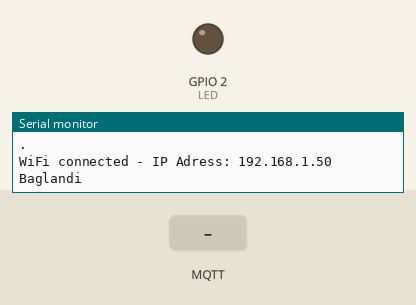
Bench run of a program on a simulated ESP8266 (NodeMCU). On the bench: output pins drawn as LEDs (lit = HIGH), the last lines printed to the serial monitor. The test bench sets the inputs (shaded band). WiFi joins after 1.5 s; servers stay silent unless stated; no MQTT or app messages arrive unless stated.

Above: at 2.7 s.
2.8 s: MQTT message "1" arrives on the first subscribed topic
At 3.8 s:
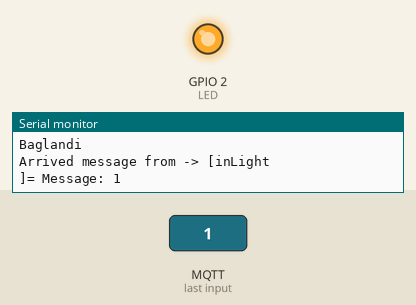
4.3 s: MQTT message "0" arrives on the first subscribed topic
At 5.0 s:
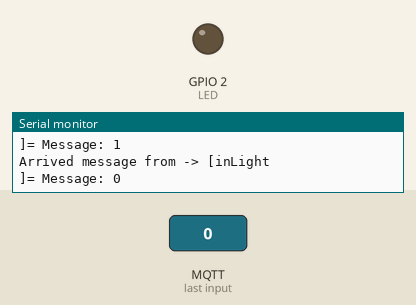
Timing chart, 0 to 7.3 s (numbered marks = the images above; inputs shaded):
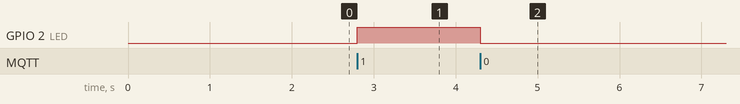

Measured:
- after the input at 2.8 s, GPIO 2 (LED): LOW → HIGH at once
- after the input at 4.3 s, GPIO 2 (LED): HIGH → LOW at once

The program:

main.cpp
```cpp
/*
MQTT protokolü ile remote sekilde LED kontrolu.
ESP32 ve ESP8266 gibi WiFi'a baglanabilen mikrokontrolculer ve
MQTT'nin asenkron olmasi ve dusuk kaynak tuketimi birlesince IoT evreninde basarili isler cikiyor.
Senaryolar eklenebilir. MQTT Broker burada mesaj yayinlama merkezimiz ama bunu HomeAssistant'a aktararak
bir nevi lambayi telefonla bilgisayarla kapatiyor gibi dusunebiliriz.

Bu projede ESP8266 modulu ve PubsubClient kutuphanesini kullaniyorum.
LED'i herhangi bir GPIO baglayabilirsiniz.
*/

#include <Arduino.h>
#include <ESP8266WiFi.h>
#include <PubSubClient.h>//Bu kutuphaneyi kullanarak ESP8266'da MQTT protokolunu kullanabiliyoruz.
// Asagidaki verileri kendi bilgilerimize göre dolduruyoruz.
const char* ssid = "YOUR WIFI SSID";
const char* password = "YOUR WIFI PASSWORD";
const char* mqtt_server = "YOUR MQTT BROKER IP ADRESS";
const char* mqtt_username = "HOMEASSISTANT MQTT USERNAME";
const char* mqtt_password = "HOMEASSISTANT MQTT USER PASSWORD";
#define LED 2

WiFiClient espClient;
PubSubClient client(espClient);

void callback(char* topic, byte* payload, unsigned int length) {

  Serial.print("\nArrived message from -> [");
  Serial.println(topic);
  Serial.print("]= ");
  Serial.print("Message: ");

  String message;
  for (int i = 0; i < length; i++) {
    message = message + (char)payload[i];  // Byte'tan string'e cevirme.
  }
   Serial.print(message);
  if(message == "0") {digitalWrite(LED,LOW);}
  if(message == "1") {digitalWrite(LED,HIGH);}
  Serial.println();
}

void setup() {
  // put your setup code here, to run once:
  pinMode(LED, OUTPUT);     // Cikis olarak LED'i tanimlama
  digitalWrite(LED,LOW);    // Baslangicta LED'i sondurme
  Serial.begin(115200); // Burada tanimladigimizi .ini dosyasında da tanımlayarak baud rate'in uyumlu olmasini saglamamiz lazim.
  delay(10);

  delay(10);
  Serial.println();
  Serial.print("Connecting to ");
  Serial.print(ssid);
  WiFi.begin(ssid, password);
  while (WiFi.status() != WL_CONNECTED) {
    delay(500);
    Serial.println(".");
  }
  Serial.println("");
  Serial.print("WiFi connected - IP Adress: ");
  Serial.println(WiFi.localIP());
  client.setServer(mqtt_server,1883);
  client.setCallback(callback);

  if(client.connect("Light",mqtt_username,mqtt_password)){
    Serial.println("Baglandi");
    client.subscribe("inLight");    //BURAYA DIKKAT. MQTT Broker'da kullanacagimiz topic burasiyla ayni olmali.
  }else{
    Serial.print("failed, rc=");
      Serial.print(client.state());
      Serial.println(" try again in 5 seconds");
      // Wait 5 seconds before retrying
      delay(5000);
  }
}

void loop() {
  client.loop();
}
```
